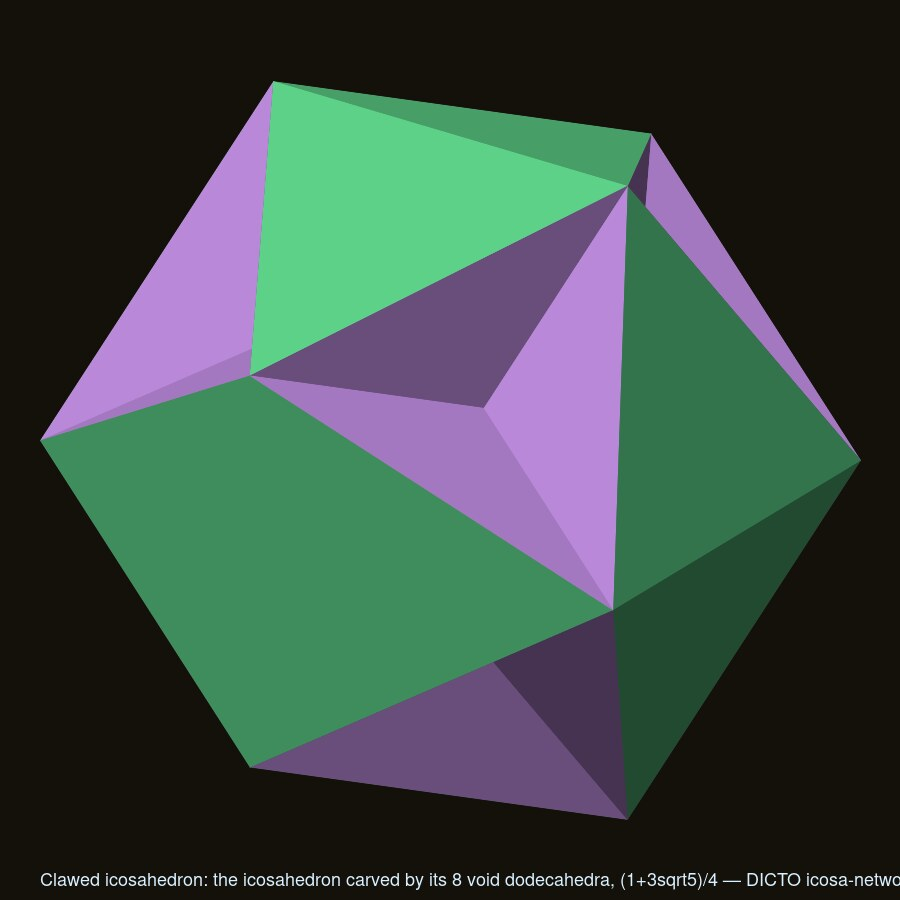
#> input picture studies/2026-10-10-icosa-networks-3/renders/clawed-icosahedron.jpg, 900 x 900 px
$ python fitcam.py ../../2026-10-10-icosa-networks-3/renders/clawed-icosahedron.jpg ../../2026-10-10-icosa-networks-3/renders/cubocta-ico-exploded.jpg ../../2026-10-10-icosa-networks-3/renders/cubocta-ico-exploded.jpg 5 ../../2026-10-10-icosa-networks-3/renders/cubocta-ico-exploded.jpg
#> lines starting #> are read from the running program, lines starting #| are printed output that depends on the picture; after the words box and inside, x2 and y2 are one past the last pixel; in counts of white or black regions, pixels touching at a corner belong together
# Camera fit for the ring renders: finds the pose of the ring model in one of DICTO's photos from the outline alone.
# White plastic vs wood: low saturation + bright -> largest blob -> convex hull.  Model outline: convex hull of the projected
# ring-mesh vertices (pinhole, principal point at the image centre).  Coarse: 6000 random rotations, orthographic, scale and
# centroid matched, IoU of hulls; refine the best 12 with the pinhole model (rotation, translation, focal length) by
# Nelder-Mead on 1 - IoU.  Gravity: of the support directions of the bipyramid (6 faces, 9 edges, 5 vertices) the one whose
# image is closest to 'straight down' with the camera above the table (phone held upright) -- or forced with SUPPORT=.
# CAM_ELEV=<deg> instead sets the table square to gravity seen by an upright camera at that elevation.
# Writes a camera spec (JSON) for scene.py.  The photo is read only; nothing derived from it is written except numbers.
# Usage (dicto-big-brother): ~/geom/bin/python fitcam.py photo.jpg model.obj out.json [support-index]
import sys, json, math
import numpy as np
from PIL import Image
from scipy import ndimage as ndi
from scipy.optimize import minimize
from scipy.spatial.transform import Rotation as Rot
from shapely.geometry import MultiPoint
sys.path.insert(0, __import__('os').path.dirname(__file__))
import ringmesh as RM

photo, objp, outp = sys.argv[1:4]
im = Image.open(photo).convert('RGB'); W0, H0 = im.size; k = 4
#> further down, im is the input picture: PIL image 900x900 RGB; mean R, G, B 58.5, 74.8, 68
#> after `W0, H0 = im.size`: W0 = 900; H0 = 900
sm = np.asarray(im.resize((W0 // k, H0 // k), Image.LANCZOS)).astype(float) / 255
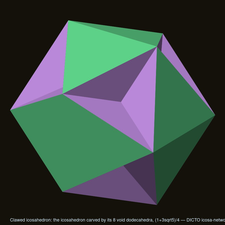
#> sm: shape (225, 225, 3) float64; mean R, G, B 0.229, 0.293, 0.267
mx, mn = sm.max(2), sm.min(2); sat = (mx - mn) / (mx + 1e-6)
#> after `mx, mn = (sm.max(2), sm.min(2))`:
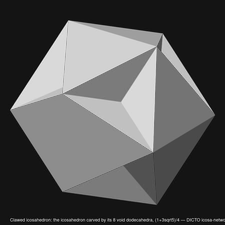
#> mx: shape (225, 225) float64; min 0, max 0.922, mean 0.346
#> after `mx, mn = (sm.max(2), sm.min(2))`:
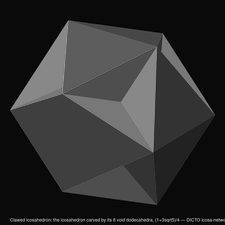
#> mn: shape (225, 225) float64; min 0, max 0.616, mean 0.183
#> after `sat = (mx - mn) / (mx + 1e-06)`:
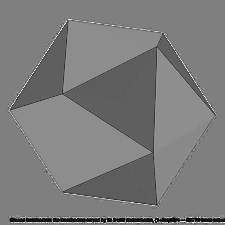
#> sat: shape (225, 225) float64; min 0, max 1, mean 0.485
mask = (sat < 0.26) & (mx > 0.42)
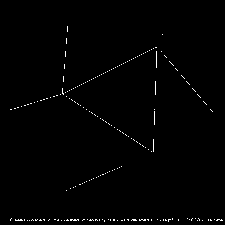
#> mask: shape (225, 225) bool; 0.86% white in thin lines or dots, all inside (x1, y1, x2, y2) = (10, 26, 223, 222)
mask = ndi.binary_opening(mask, iterations=1); mask = ndi.binary_closing(mask, iterations=3)
#> after `mask = ndi.binary_opening(mask, iterations=1)`: mask: shape (225, 225) bool; every value is 0
lab, nl = ndi.label(mask); big = np.argmax(ndi.sum(mask, lab, range(1, nl + 1))) + 1; mask = lab == big
#> after `lab, nl = ndi.label(mask)`: lab: shape (225, 225) int32; every value is 0
#> after `lab, nl = ndi.label(mask)`: nl = 0
#> (the run stopped early here; a loop or call above may not have finished)

$ run again, on studies/2026-10-10-icosa-networks-3/renders/octet-gap-star.jpg
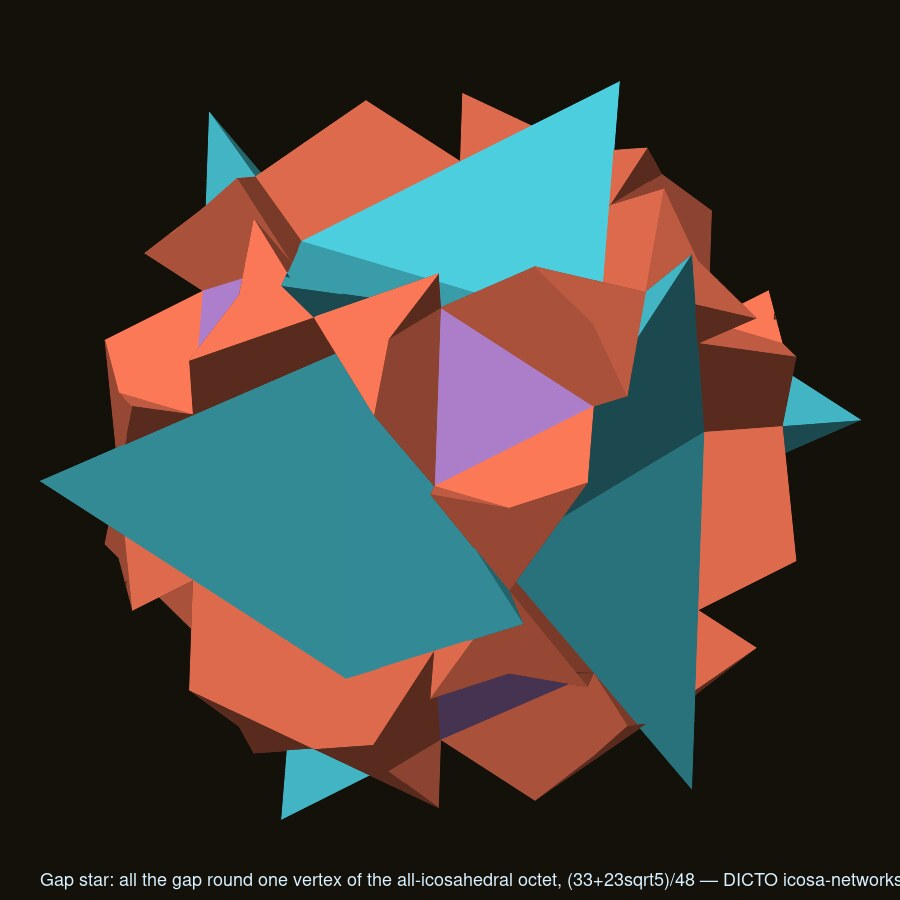
#> input picture studies/2026-10-10-icosa-networks-3/renders/octet-gap-star.jpg, 900 x 900 px
#> im is the input picture: PIL image 900x900 RGB; mean R, G, B 68.5, 63.6, 58.5
#> `sat = (mx - mn) / (mx + 1e-06)`:
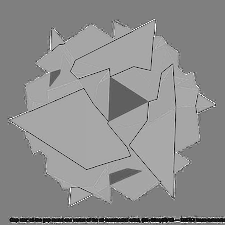
#> sat: shape (225, 225) float64; min 0, max 1, mean 0.559
#> `mask = (sat < 0.26) & (mx > 0.42)`:
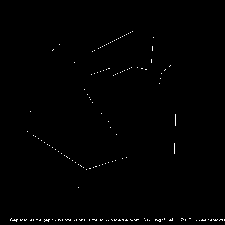
#> mask: shape (225, 225) bool; 0.59% white in thin lines or dots, all inside (x1, y1, x2, y2) = (10, 31, 225, 222)
#> lab: shape (225, 225) int32; every value is 0
#> nl = 0
